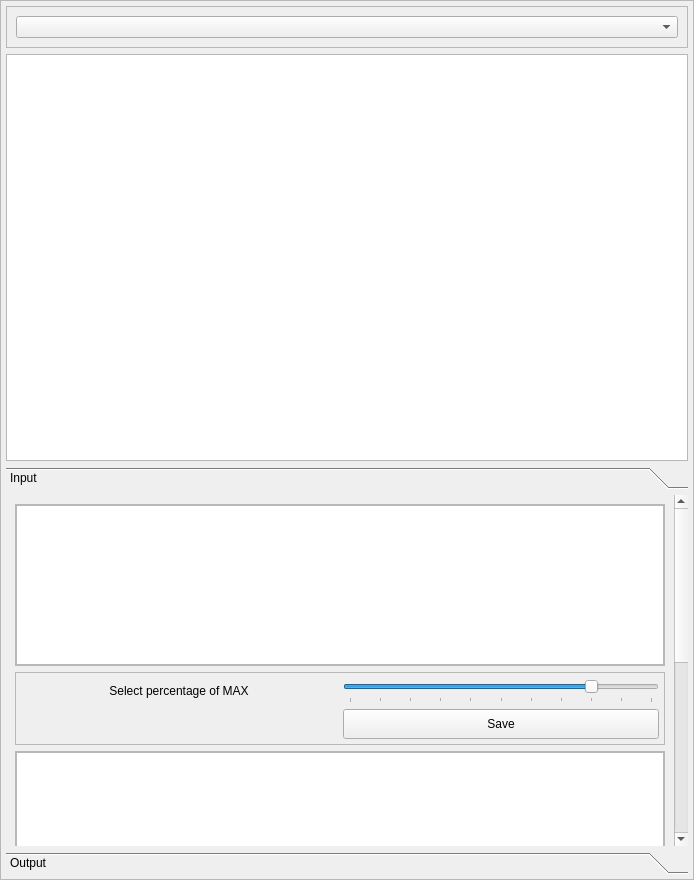
<?xml version="1.0" encoding="UTF-8"?>
<ui version="4.0">
 <class>IndicatorsDialogDockedBase</class>
 <widget class="QDockWidget" name="IndicatorsDialogDockedBase">
  <property name="geometry">
   <rect>
    <x>0</x>
    <y>0</y>
    <width>694</width>
    <height>880</height>
   </rect>
  </property>
  <property name="sizePolicy">
   <sizepolicy hsizetype="MinimumExpanding" vsizetype="MinimumExpanding">
    <horstretch>0</horstretch>
    <verstretch>0</verstretch>
   </sizepolicy>
  </property>
  <property name="minimumSize">
   <size>
    <width>640</width>
    <height>880</height>
   </size>
  </property>
  <property name="windowTitle">
   <string>Indicators</string>
  </property>
  <widget class="QWidget" name="dockWidgetContents">
   <property name="sizePolicy">
    <sizepolicy hsizetype="MinimumExpanding" vsizetype="MinimumExpanding">
     <horstretch>0</horstretch>
     <verstretch>0</verstretch>
    </sizepolicy>
   </property>
   <property name="minimumSize">
    <size>
     <width>640</width>
     <height>850</height>
    </size>
   </property>
   <property name="baseSize">
    <size>
     <width>0</width>
     <height>0</height>
    </size>
   </property>
   <layout class="QVBoxLayout" name="verticalLayout_6">
    <property name="margin">
     <number>0</number>
    </property>
    <item>
     <widget class="QFrame" name="pluginFrame">
      <property name="enabled">
       <bool>true</bool>
      </property>
      <property name="sizePolicy">
       <sizepolicy hsizetype="MinimumExpanding" vsizetype="MinimumExpanding">
        <horstretch>0</horstretch>
        <verstretch>0</verstretch>
       </sizepolicy>
      </property>
      <property name="frameShape">
       <enum>QFrame::StyledPanel</enum>
      </property>
      <property name="frameShadow">
       <enum>QFrame::Raised</enum>
      </property>
      <layout class="QVBoxLayout" name="verticalLayout_5">
       <property name="margin">
        <number>5</number>
       </property>
       <item>
        <widget class="QFrame" name="comboFrame">
         <property name="frameShape">
          <enum>QFrame::StyledPanel</enum>
         </property>
         <property name="frameShadow">
          <enum>QFrame::Raised</enum>
         </property>
         <layout class="QVBoxLayout" name="verticalLayout_2">
          <item>
           <widget class="QComboBox" name="packageComboBox"/>
          </item>
         </layout>
        </widget>
       </item>
       <item>
        <widget class="QTableWidget" name="packageTable"/>
       </item>
       <item>
        <widget class="QToolBox" name="toolBox">
         <widget class="QWidget" name="inputPage">
          <property name="geometry">
           <rect>
            <x>0</x>
            <y>0</y>
            <width>682</width>
            <height>746</height>
           </rect>
          </property>
          <attribute name="label">
           <string>Input</string>
          </attribute>
          <layout class="QVBoxLayout" name="verticalLayout_11">
           <item>
            <layout class="QVBoxLayout" name="inputLayout">
             <item>
              <widget class="QFrame" name="housingTableFrame">
               <property name="frameShape">
                <enum>QFrame::StyledPanel</enum>
               </property>
               <property name="frameShadow">
                <enum>QFrame::Raised</enum>
               </property>
               <layout class="QVBoxLayout" name="verticalLayout_10">
                <property name="margin">
                 <number>0</number>
                </property>
                <item>
                 <widget class="QTableWidget" name="housingTable">
                  <property name="sizePolicy">
                   <sizepolicy hsizetype="MinimumExpanding" vsizetype="MinimumExpanding">
                    <horstretch>0</horstretch>
                    <verstretch>0</verstretch>
                   </sizepolicy>
                  </property>
                  <property name="minimumSize">
                   <size>
                    <width>0</width>
                    <height>160</height>
                   </size>
                  </property>
                 </widget>
                </item>
               </layout>
              </widget>
             </item>
             <item>
              <widget class="QFrame" name="housingFrame">
               <property name="sizePolicy">
                <sizepolicy hsizetype="Preferred" vsizetype="Preferred">
                 <horstretch>0</horstretch>
                 <verstretch>0</verstretch>
                </sizepolicy>
               </property>
               <property name="minimumSize">
                <size>
                 <width>0</width>
                 <height>0</height>
                </size>
               </property>
               <property name="maximumSize">
                <size>
                 <width>16777215</width>
                 <height>16777215</height>
                </size>
               </property>
               <property name="frameShape">
                <enum>QFrame::StyledPanel</enum>
               </property>
               <property name="frameShadow">
                <enum>QFrame::Raised</enum>
               </property>
               <layout class="QVBoxLayout" name="verticalLayout_8">
                <property name="margin">
                 <number>5</number>
                </property>
                <item>
                 <layout class="QGridLayout" name="gridLayout_4">
                  <item row="0" column="0">
                   <widget class="QLabel" name="label_14">
                    <property name="sizePolicy">
                     <sizepolicy hsizetype="Preferred" vsizetype="Preferred">
                      <horstretch>0</horstretch>
                      <verstretch>0</verstretch>
                     </sizepolicy>
                    </property>
                    <property name="text">
                     <string>Select percentage of MAX</string>
                    </property>
                    <property name="alignment">
                     <set>Qt::AlignCenter</set>
                    </property>
                   </widget>
                  </item>
                  <item row="1" column="1">
                   <widget class="QPushButton" name="okHousing">
                    <property name="sizePolicy">
                     <sizepolicy hsizetype="MinimumExpanding" vsizetype="Fixed">
                      <horstretch>0</horstretch>
                      <verstretch>0</verstretch>
                     </sizepolicy>
                    </property>
                    <property name="minimumSize">
                     <size>
                      <width>250</width>
                      <height>30</height>
                     </size>
                    </property>
                    <property name="text">
                     <string>Save</string>
                    </property>
                   </widget>
                  </item>
                  <item row="0" column="1">
                   <widget class="QSlider" name="housingSlider">
                    <property name="sizePolicy">
                     <sizepolicy hsizetype="MinimumExpanding" vsizetype="Fixed">
                      <horstretch>0</horstretch>
                      <verstretch>0</verstretch>
                     </sizepolicy>
                    </property>
                    <property name="minimumSize">
                     <size>
                      <width>0</width>
                      <height>25</height>
                     </size>
                    </property>
                    <property name="mouseTracking">
                     <bool>true</bool>
                    </property>
                    <property name="maximum">
                     <number>100</number>
                    </property>
                    <property name="singleStep">
                     <number>10</number>
                    </property>
                    <property name="value">
                     <number>80</number>
                    </property>
                    <property name="sliderPosition">
                     <number>80</number>
                    </property>
                    <property name="orientation">
                     <enum>Qt::Horizontal</enum>
                    </property>
                    <property name="tickPosition">
                     <enum>QSlider::TicksBelow</enum>
                    </property>
                    <property name="tickInterval">
                     <number>10</number>
                    </property>
                   </widget>
                  </item>
                  <item row="1" column="0">
                   <spacer name="horizontalSpacer_2">
                    <property name="orientation">
                     <enum>Qt::Horizontal</enum>
                    </property>
                    <property name="sizeHint" stdset="0">
                     <size>
                      <width>20</width>
                      <height>20</height>
                     </size>
                    </property>
                   </spacer>
                  </item>
                 </layout>
                </item>
               </layout>
              </widget>
             </item>
             <item>
              <widget class="QFrame" name="infraTableFrame">
               <property name="frameShape">
                <enum>QFrame::StyledPanel</enum>
               </property>
               <property name="frameShadow">
                <enum>QFrame::Raised</enum>
               </property>
               <layout class="QVBoxLayout" name="verticalLayout_3">
                <property name="margin">
                 <number>0</number>
                </property>
                <item>
                 <widget class="QTableWidget" name="infraTable">
                  <property name="sizePolicy">
                   <sizepolicy hsizetype="MinimumExpanding" vsizetype="MinimumExpanding">
                    <horstretch>0</horstretch>
                    <verstretch>0</verstretch>
                   </sizepolicy>
                  </property>
                  <property name="minimumSize">
                   <size>
                    <width>0</width>
                    <height>160</height>
                   </size>
                  </property>
                 </widget>
                </item>
               </layout>
              </widget>
             </item>
             <item>
              <widget class="QFrame" name="infraFrame">
               <property name="minimumSize">
                <size>
                 <width>0</width>
                 <height>0</height>
                </size>
               </property>
               <property name="frameShape">
                <enum>QFrame::StyledPanel</enum>
               </property>
               <property name="frameShadow">
                <enum>QFrame::Raised</enum>
               </property>
               <layout class="QVBoxLayout" name="verticalLayout_7">
                <property name="margin">
                 <number>5</number>
                </property>
                <item>
                 <layout class="QGridLayout" name="gridLayout_3">
                  <item row="0" column="1">
                   <widget class="QPushButton" name="okInfra">
                    <property name="sizePolicy">
                     <sizepolicy hsizetype="MinimumExpanding" vsizetype="Fixed">
                      <horstretch>0</horstretch>
                      <verstretch>0</verstretch>
                     </sizepolicy>
                    </property>
                    <property name="minimumSize">
                     <size>
                      <width>250</width>
                      <height>30</height>
                     </size>
                    </property>
                    <property name="text">
                     <string>Save</string>
                    </property>
                   </widget>
                  </item>
                  <item row="0" column="0">
                   <spacer name="horizontalSpacer">
                    <property name="orientation">
                     <enum>Qt::Horizontal</enum>
                    </property>
                    <property name="sizeHint" stdset="0">
                     <size>
                      <width>20</width>
                      <height>20</height>
                     </size>
                    </property>
                   </spacer>
                  </item>
                 </layout>
                </item>
               </layout>
              </widget>
             </item>
             <item>
              <widget class="QFrame" name="descriptionFrame">
               <property name="minimumSize">
                <size>
                 <width>0</width>
                 <height>30</height>
                </size>
               </property>
               <property name="frameShape">
                <enum>QFrame::StyledPanel</enum>
               </property>
               <property name="frameShadow">
                <enum>QFrame::Raised</enum>
               </property>
               <layout class="QVBoxLayout" name="verticalLayout_12">
                <property name="margin">
                 <number>0</number>
                </property>
                <item>
                 <widget class="QTextEdit" name="descriptionText">
                  <property name="html">
                   <string>&lt;!DOCTYPE HTML PUBLIC &quot;-//W3C//DTD HTML 4.0//EN&quot; &quot;http://www.w3.org/TR/REC-html40/strict.dtd&quot;&gt;
&lt;html&gt;&lt;head&gt;&lt;meta name=&quot;qrichtext&quot; content=&quot;1&quot; /&gt;&lt;style type=&quot;text/css&quot;&gt;
p, li { white-space: pre-wrap; }
&lt;/style&gt;&lt;/head&gt;&lt;body style=&quot; font-family:'MS Shell Dlg 2'; font-size:8.25pt; font-weight:400; font-style:normal;&quot;&gt;
&lt;p style=&quot; margin-top:0px; margin-bottom:0px; margin-left:0px; margin-right:0px; -qt-block-indent:0; text-indent:0px;&quot;&gt;&lt;span style=&quot; font-size:12pt;&quot;&gt;Select an Infrastructure Project to get further information.&lt;/span&gt;&lt;/p&gt;&lt;/body&gt;&lt;/html&gt;</string>
                  </property>
                 </widget>
                </item>
               </layout>
              </widget>
             </item>
             <item>
              <widget class="QFrame" name="accInputFrame">
               <property name="minimumSize">
                <size>
                 <width>0</width>
                 <height>220</height>
                </size>
               </property>
               <property name="baseSize">
                <size>
                 <width>0</width>
                 <height>0</height>
                </size>
               </property>
               <property name="frameShape">
                <enum>QFrame::StyledPanel</enum>
               </property>
               <property name="frameShadow">
                <enum>QFrame::Raised</enum>
               </property>
               <layout class="QVBoxLayout" name="verticalLayout_15">
                <property name="margin">
                 <number>0</number>
                </property>
                <item>
                 <layout class="QVBoxLayout" name="accInputChart"/>
                </item>
               </layout>
              </widget>
             </item>
            </layout>
           </item>
          </layout>
         </widget>
         <widget class="QWidget" name="outputPage">
          <property name="geometry">
           <rect>
            <x>0</x>
            <y>0</y>
            <width>665</width>
            <height>678</height>
           </rect>
          </property>
          <attribute name="label">
           <string>Output</string>
          </attribute>
          <layout class="QVBoxLayout" name="verticalLayout_13">
           <item>
            <layout class="QVBoxLayout" name="outputLayout">
             <item>
              <widget class="QFrame" name="accFrame">
               <property name="minimumSize">
                <size>
                 <width>0</width>
                 <height>100</height>
                </size>
               </property>
               <property name="frameShape">
                <enum>QFrame::StyledPanel</enum>
               </property>
               <property name="frameShadow">
                <enum>QFrame::Raised</enum>
               </property>
               <layout class="QVBoxLayout" name="verticalLayout_20">
                <property name="margin">
                 <number>0</number>
                </property>
                <item>
                 <layout class="QVBoxLayout" name="accChart"/>
                </item>
               </layout>
              </widget>
             </item>
             <item>
              <widget class="QFrame" name="marketFrame">
               <property name="minimumSize">
                <size>
                 <width>0</width>
                 <height>100</height>
                </size>
               </property>
               <property name="frameShape">
                <enum>QFrame::StyledPanel</enum>
               </property>
               <property name="frameShadow">
                <enum>QFrame::Raised</enum>
               </property>
               <layout class="QVBoxLayout" name="verticalLayout_21">
                <property name="margin">
                 <number>0</number>
                </property>
                <item>
                 <layout class="QVBoxLayout" name="marketChart"/>
                </item>
               </layout>
              </widget>
             </item>
             <item>
              <widget class="QFrame" name="financialFrame">
               <property name="minimumSize">
                <size>
                 <width>0</width>
                 <height>220</height>
                </size>
               </property>
               <property name="frameShape">
                <enum>QFrame::StyledPanel</enum>
               </property>
               <property name="frameShadow">
                <enum>QFrame::Raised</enum>
               </property>
               <layout class="QVBoxLayout" name="verticalLayout_19">
                <property name="margin">
                 <number>0</number>
                </property>
                <item>
                 <layout class="QVBoxLayout" name="financialChart"/>
                </item>
               </layout>
              </widget>
             </item>
             <item>
              <widget class="QFrame" name="spatialFrame">
               <property name="minimumSize">
                <size>
                 <width>0</width>
                 <height>220</height>
                </size>
               </property>
               <property name="frameShape">
                <enum>QFrame::StyledPanel</enum>
               </property>
               <property name="frameShadow">
                <enum>QFrame::Raised</enum>
               </property>
               <layout class="QVBoxLayout" name="verticalLayout_14">
                <property name="margin">
                 <number>0</number>
                </property>
                <item>
                 <layout class="QVBoxLayout" name="spatialChart"/>
                </item>
               </layout>
              </widget>
             </item>
            </layout>
           </item>
          </layout>
         </widget>
        </widget>
       </item>
      </layout>
     </widget>
    </item>
   </layout>
  </widget>
 </widget>
 <resources/>
 <connections/>
</ui>
